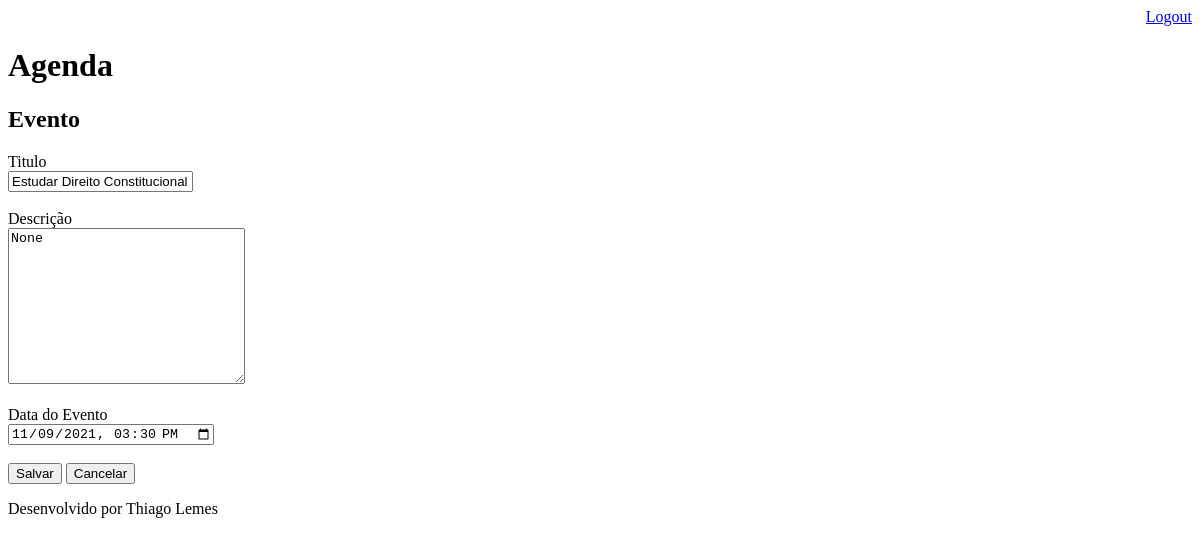
/agenda/evento/?id=9 (signed in), run on an earlier commit of the app's database.
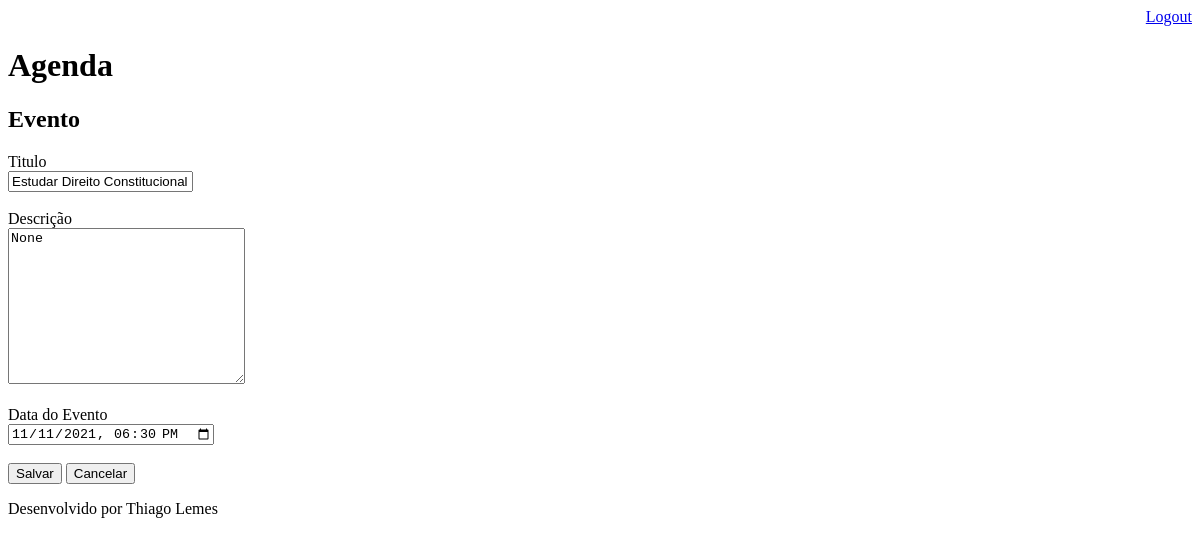
And on a later commit of the database.
### core/models.py (models this page shows, shortened)
class Evento(models.Model):
    titulo = models.CharField(max_length=100)
    descricao = models.TextField(blank=True, null=True)
    data_evento = models.DateTimeField(verbose_name='DATA DO EVENTO')
    data_criacao = models.DateTimeField(verbose_name='DATA DE CRIAÇÃO', auto_now=True)
    usuario = models.ForeignKey(User, on_delete=models.CASCADE) # chave estrangeira
    class Meta:
        db_table = 'evento'
    def get_data_input_evento(self):
        return self.data_evento.strftime('%Y-%m-%dT%H:%M')

### core/views.py (the view)
# urls.py: path('agenda/evento/', views.evento),
@login_required(login_url='/login/')
def evento(request):
    id_evento = request.GET.get('id')
    dados = {}
    if id_evento:
        dados['evento'] = Evento.objects.get(id=id_evento)
    return render(request, 'evento.html', dados)

### templates/evento.html (shortened to what this page needs)
{% extends "model-page.html" %}
{% block content %}
<form action="salvar" method="POST">{% csrf_token %}
    <h2>Evento</h2>
    <label>Titulo</label> <br>
    <input type="text" name="titulo" value="{{ evento.titulo }}"> <br><br>
    <label>Descrição</label> <br>
    <textarea name="descricao" cols="27" rows="10">{{ evento.descricao }}</textarea> <br><br>
    <label>Data do Evento</label> <br>
    <input type="datetime-local" name="data_evento" value="{{ evento.get_data_input_evento }}"> <br><br>
    <button type="submit">Salvar</button>
    <a href="/agenda/">
        <button type="button">Cancelar</button>
    </a>
</form>
{% endblock %}

What changed in the data, as far as the page shows it:
changed Evento "Estudar Direito Constitucional": data_evento "11/09/2021 15:30" → "11/11/2021 18:30"
